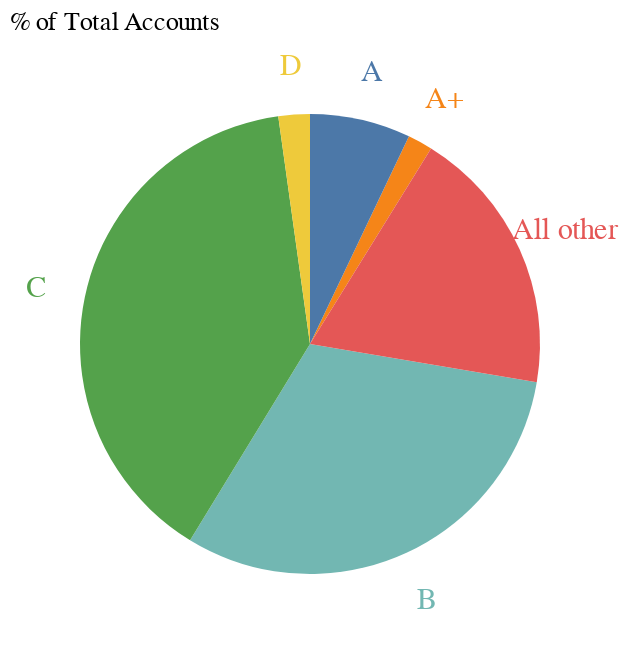

The notebook cell this image was saved under:
### Markdown cell above
Some of the adjustments needed to bring it closer to the original include reordering the tiers, changing the labels position, altering the color palette, and adding an title.

### Code cell
## % of Accounts Pie Chart

# Creating a base chart with a title, aligned to the left and with normal font weight
base = alt.Chart(
    table_charts, 
    title = alt.Title(r"% of Total Accounts", anchor = 'start', fontWeight = 'normal')
).encode(
    theta = alt.Theta("% Accounts:Q", stack = True), # Encoding the angle (theta) for the pie chart
    color = alt.Color('Tier', legend = None), # Encoding color based on the 'Tier' field
    order = alt.Order(field = 'Tier') # Ordering the sectors of the pie chart based on the 'Tier' field
)

# Creating the pie chart with an outer radius of 115
pie = base.mark_arc(outerRadius = 115)

# Creating text labels for each sector of the pie chart
text = base.mark_text(radius = 140, size = 15).encode(text = alt.Text("Tier"))

# Combining the pie chart and text labels
acc_pie = pie + text
acc_pie

### Figure 1 — Vega-Lite specification as saved in the notebook (floating-point values rounded to 4 significant figures)
{"config": {"view": {"continuousWidth": 300, "continuousHeight": 300}}, "layer": [{"mark": {"type": "arc", "outerRadius": 115}, "encoding": {"color": {"field": "Tier", "legend": null, "type": "nominal"}, "order": {"field": "Tier"}, "theta": {"field": "% Accounts", "stack": true, "type": "quantitative"}}, "title": {"text": "% of Total Accounts", "anchor": "start", "fontWeight": "normal"}}, {"mark": {"type": "text", "radius": 140, "size": 15}, "encoding": {"color": {"field": "Tier", "legend": null, "type": "nominal"}, "order": {"field": "Tier"}, "text": {"field": "Tier", "type": "nominal"}, "theta": {"field": "% Accounts", "stack": true, "type": "quantitative"}}, "title": {"text": "% of Total Accounts", "anchor": "start", "fontWeight": "normal"}}], "data": {"name": "data-35f9124c4b8dd7e8e6a83d69924ed8ee"}, "$schema": "https://vega.github.io/schema/vega-lite/v5.8.0.json", "datasets": {"data-35f9124c4b8dd7e8e6a83d69924ed8ee": [{"Tier": "A+", "# of Accounts": 19.0, "% Accounts": 1.746, "Revenue ($M)": 3.927, "% Revenue": 21.0}, {"Tier": "A", "# of Accounts": 77.0, "% Accounts": 7.077, "Revenue ($M)": 4.675, "% Revenue": 25.0}, {"Tier": "B", "# of Accounts": 338.0, "% Accounts": 31.07, "Revenue ($M)": 5.984, "% Revenue": 32.0}, {"Tier": "C", "# of Accounts": 425.0, "% Accounts": 39.06, "Revenue ($M)": 2.805, "% Revenue": 15.0}, {"Tier": "D", "# of Accounts": 24.0, "% Accounts": 2.206, "Revenue ($M)": 0.374, "% Revenue": 2.0}, {"Tier": "All other", "# of Accounts": 205.0, "% Accounts": 18.84, "Revenue ($M)": 0.935, "% Revenue": 5.0}]}}
